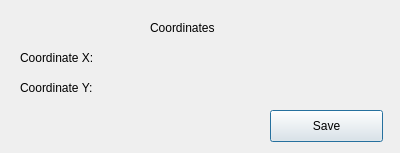
<?xml version="1.0" encoding="UTF-8"?>
<ui version="4.0">
 <class>Coordinates</class>
 <widget class="QDialog" name="Coordinates">
  <property name="geometry">
   <rect>
    <x>0</x>
    <y>0</y>
    <width>400</width>
    <height>153</height>
   </rect>
  </property>
  <property name="windowTitle">
   <string>Dialog</string>
  </property>
  <widget class="QLabel" name="label">
   <property name="geometry">
    <rect>
     <x>150</x>
     <y>20</y>
     <width>81</width>
     <height>16</height>
    </rect>
   </property>
   <property name="text">
    <string>Coordinates</string>
   </property>
  </widget>
  <widget class="QLabel" name="labelX">
   <property name="geometry">
    <rect>
     <x>20</x>
     <y>50</y>
     <width>91</width>
     <height>16</height>
    </rect>
   </property>
   <property name="text">
    <string>Coordinate X:</string>
   </property>
  </widget>
  <widget class="QLabel" name="labelY">
   <property name="geometry">
    <rect>
     <x>20</x>
     <y>80</y>
     <width>91</width>
     <height>16</height>
    </rect>
   </property>
   <property name="text">
    <string>Coordinate Y:</string>
   </property>
  </widget>
  <widget class="QLabel" name="insertX">
   <property name="geometry">
    <rect>
     <x>110</x>
     <y>50</y>
     <width>71</width>
     <height>20</height>
    </rect>
   </property>
   <property name="text">
    <string/>
   </property>
  </widget>
  <widget class="QLabel" name="insertY">
   <property name="geometry">
    <rect>
     <x>110</x>
     <y>70</y>
     <width>71</width>
     <height>21</height>
    </rect>
   </property>
   <property name="text">
    <string/>
   </property>
  </widget>
  <widget class="QPushButton" name="Save">
   <property name="geometry">
    <rect>
     <x>270</x>
     <y>110</y>
     <width>113</width>
     <height>32</height>
    </rect>
   </property>
   <property name="text">
    <string>Save</string>
   </property>
  </widget>
 </widget>
 <resources/>
 <connections/>
</ui>
